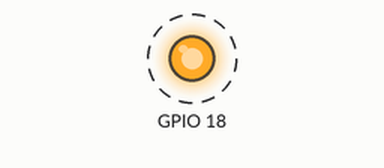
A program run on a simulated Raspberry Pi (BCM pin numbers). Parts: output pins drawn as LEDs (lit = HIGH). Dashed ring = blinking. At 18.0 s the program stops and its outputs stay as they are.

Above: at 0.5 s.
Timing chart, 0 to 4.6 s (numbered marks = the images above):
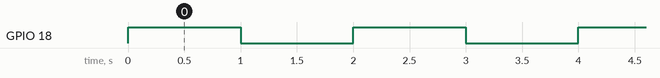

Measured:
- by itself, GPIO 18: alternates HIGH for 1.0 s and LOW for 1.0 s, 18 changes in all, then stays LOW

The program:

ledexample.py
```python
import RPi.GPIO as GPIO
import time

##setup
GPIO.setmode(GPIO.BCM)
GPIO.setup(18, GPIO.OUT)

##code
for i in range(1,10):
    GPIO.output(18, GPIO.HIGH)
    time.sleep(1)
    GPIO.output(18, GPIO.LOW)
    time.sleep(1)

GPIO.cleanup()
```
